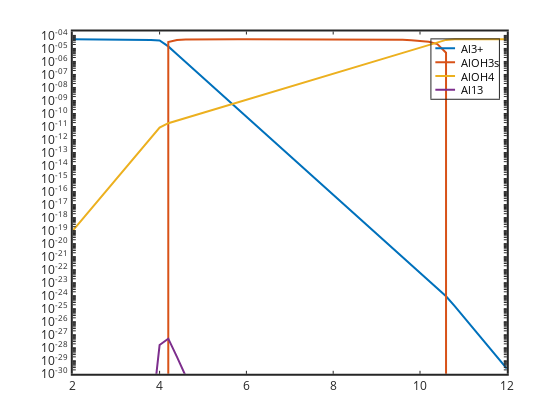

Notebook code cell kept with this figure:
### Code cell
semilogy(pH,Al,'linewidth',2,pH,AlOH3s,'linewidth',2,pH,AlOH4,'linewidth',2, ...
pH,Al13,'linewidth',2)
 set(gca,'linewidth',2,'fontsize',12)
legend('Al3+','AlOH3s','AlOH4','Al13')
axis([2 12 1e-30 2e-4])

### Figure 1 — Plotly figure (JSON) as saved in the notebook; plotly's stock layout.template omitted (floating-point values rounded to 4 significant figures; data arrays with more than 128 entries replaced by an {"elided": "..."} marker saying what was removed)
{"data": [{"line": {"color": "rgb(0,113,188)", "dash": "solid", "width": 2}, "marker": {"color": "rgb(0,113,188)", "line": {"color": "rgb(0,113,188)"}, "size": 6, "symbol": "none"}, "mode": "lines", "name": "Al3+", "showlegend": true, "type": "scatter", "visibility": true, "x": [2, 2.2, 2.4, 2.6, 2.8, 3, 3.2, 3.4, 3.6, 3.8, 4, 4.2, 4.4, 4.6, 4.8, 5, 5.2, 5.4, 5.6, 5.8, 6, 6.2, 6.4, 6.6, 6.8, 7, 7.2, 7.4, 7.6, 7.8, 8, 8.2, 8.4, 8.6, 8.8, 9, 9.2, 9.4, 9.6, 9.8, 10, 10.2, 10.4, 10.6, 10.8, 11, 11.2, 11.4, 11.6, 11.8, 12], "xaxis": "x", "y": [4.989e-05, 4.983e-05, 4.972e-05, 4.956e-05, 4.931e-05, 4.892e-05, 4.831e-05, 4.737e-05, 4.594e-05, 4.385e-05, 4.087e-05, 1.432e-05, 3.597e-06, 9.036e-07, 2.27e-07, 5.702e-08, 1.432e-08, 3.597e-09, 9.036e-10, 2.27e-10, 5.702e-11, 1.432e-11, 3.597e-12, 9.036e-13, 2.27e-13, 5.702e-14, 1.432e-14, 3.597e-15, 9.036e-16, 2.27e-16, 5.702e-17, 1.432e-17, 3.597e-18, 9.036e-19, 2.27e-19, 5.702e-20, 1.432e-20, 3.597e-21, 9.036e-22, 2.27e-22, 5.702e-23, 1.432e-23, 3.597e-24, 9.036e-25, 1.581e-25, 2.506e-26, 3.972e-27, 6.295e-28, 9.976e-29, 1.581e-29, 2.506e-30], "yaxis": "y"}, {"line": {"color": "rgb(216,82,24)", "dash": "solid", "width": 2}, "marker": {"color": "rgb(216,82,24)", "line": {"color": "rgb(216,82,24)"}, "size": 6, "symbol": "none"}, "mode": "lines", "name": "AlOH3s", "showlegend": true, "type": "scatter", "visibility": true, "x": [2, 2.2, 2.4, 2.6, 2.8, 3, 3.2, 3.4, 3.6, 3.8, 4, 4.2, 4.4, 4.6, 4.8, 5, 5.2, 5.4, 5.6, 5.8, 6, 6.2, 6.4, 6.6, 6.8, 7, 7.2, 7.4, 7.6, 7.8, 8, 8.2, 8.4, 8.6, 8.8, 9, 9.2, 9.4, 9.6, 9.8, 10, 10.2, 10.4, 10.6, 10.8, 11, 11.2, 11.4, 11.6, 11.8, 12], "xaxis": "x", "y": [0, 0, 0, 0, 0, 0, 0, 0, 0, 0, 0, 3.057e-05, 4.435e-05, 4.827e-05, 4.943e-05, 4.98e-05, 4.993e-05, 4.997e-05, 4.999e-05, 4.999e-05, 5e-05, 5e-05, 5e-05, 5e-05, 4.999e-05, 4.999e-05, 4.998e-05, 4.997e-05, 4.995e-05, 4.993e-05, 4.989e-05, 4.982e-05, 4.971e-05, 4.955e-05, 4.928e-05, 4.886e-05, 4.82e-05, 4.714e-05, 4.547e-05, 4.282e-05, 3.862e-05, 3.197e-05, 2.142e-05, 4.71e-06, 0, 0, 0, 0, 0, 0, 0], "yaxis": "y"}, {"line": {"color": "rgb(236,176,31)", "dash": "solid", "width": 2}, "marker": {"color": "rgb(236,176,31)", "line": {"color": "rgb(236,176,31)"}, "size": 6, "symbol": "none"}, "mode": "lines", "name": "AlOH4", "showlegend": true, "type": "scatter", "visibility": true, "x": [2, 2.2, 2.4, 2.6, 2.8, 3, 3.2, 3.4, 3.6, 3.8, 4, 4.2, 4.4, 4.6, 4.8, 5, 5.2, 5.4, 5.6, 5.8, 6, 6.2, 6.4, 6.6, 6.8, 7, 7.2, 7.4, 7.6, 7.8, 8, 8.2, 8.4, 8.6, 8.8, 9, 9.2, 9.4, 9.6, 9.8, 10, 10.2, 10.4, 10.6, 10.8, 11, 11.2, 11.4, 11.6, 11.8, 12], "xaxis": "x", "y": [9.954e-20, 6.273e-19, 3.95e-18, 2.484e-17, 1.559e-16, 9.761e-16, 6.081e-15, 3.762e-14, 2.303e-13, 1.387e-12, 8.154e-12, 1.803e-11, 2.858e-11, 4.529e-11, 7.178e-11, 1.138e-10, 1.803e-10, 2.858e-10, 4.529e-10, 7.178e-10, 1.138e-09, 1.803e-09, 2.858e-09, 4.529e-09, 7.178e-09, 1.138e-08, 1.803e-08, 2.858e-08, 4.529e-08, 7.178e-08, 1.138e-07, 1.803e-07, 2.858e-07, 4.529e-07, 7.178e-07, 1.138e-06, 1.803e-06, 2.858e-06, 4.529e-06, 7.178e-06, 1.138e-05, 1.803e-05, 2.858e-05, 4.529e-05, 5e-05, 5e-05, 5e-05, 5e-05, 5e-05, 5e-05, 5e-05], "yaxis": "y"}, {"line": {"color": "rgb(125,46,141)", "dash": "solid", "width": 2}, "marker": {"color": "rgb(125,46,141)", "line": {"color": "rgb(125,46,141)"}, "size": 6, "symbol": "none"}, "mode": "lines", "name": "Al13", "showlegend": true, "type": "scatter", "visibility": true, "x": [2, 2.2, 2.4, 2.6, 2.8, 3, 3.2, 3.4, 3.6, 3.8, 4, 4.2, 4.4, 4.6, 4.8, 5, 5.2, 5.4, 5.6, 5.8, 6, 6.2, 6.4, 6.6, 6.8, 7, 7.2, 7.4, 7.6, 7.8, 8, 8.2, 8.4, 8.6, 8.8, 9, 9.2, 9.4, 9.6, 9.8, 10, 10.2, 10.4, 10.6, 10.8, 11, 11.2, 11.4, 11.6, 11.8, 12], "xaxis": "x", "y": [2.209e-91, 5.456e-85, 1.335e-78, 3.215e-72, 7.559e-66, 1.711e-59, 3.648e-53, 7.096e-47, 1.199e-40, 1.641e-34, 1.652e-28, 4.989e-28, 1.986e-29, 7.907e-31, 3.148e-32, 1.253e-33, 4.989e-35, 1.986e-36, 7.907e-38, 3.148e-39, 1.253e-40, 4.989e-42, 1.986e-43, 7.907e-45, 3.148e-46, 1.253e-47, 4.989e-49, 1.986e-50, 7.907e-52, 3.148e-53, 1.253e-54, 4.989e-56, 1.986e-57, 7.907e-59, 3.148e-60, 1.253e-61, 4.989e-63, 1.986e-64, 7.907e-66, 3.148e-67, 1.253e-68, 4.989e-70, 1.986e-71, 7.907e-73, 2.862e-76, 2.862e-80, 2.862e-84, 2.862e-88, 2.862e-92, 2.862e-96, 2.862e-100], "yaxis": "y"}, {"hoverinfo": "none", "line": {"color": "rgb(0,113,188)", "dash": "solid", "width": 2}, "marker": {"color": "rgb(0,113,188)", "line": {"color": "rgb(0,113,188)"}, "size": 6, "symbol": "none"}, "mode": "lines", "name": "", "showlegend": false, "type": "scatter", "visibility": true, "x": [3, 18], "xaxis": "x2", "y": [6.78, 6.78], "yaxis": "y2"}, {"hoverinfo": "none", "line": {"color": "rgb(216,82,24)", "dash": "solid", "width": 2}, "marker": {"color": "rgb(216,82,24)", "line": {"color": "rgb(216,82,24)"}, "size": 6, "symbol": "none"}, "mode": "lines", "name": "", "showlegend": false, "type": "scatter", "visibility": true, "x": [3, 18], "xaxis": "x2", "y": [17.34, 17.34], "yaxis": "y2"}, {"hoverinfo": "none", "line": {"color": "rgb(236,176,31)", "dash": "solid", "width": 2}, "marker": {"color": "rgb(236,176,31)", "line": {"color": "rgb(236,176,31)"}, "size": 6, "symbol": "none"}, "mode": "lines", "name": "", "showlegend": false, "type": "scatter", "visibility": true, "x": [3, 18], "xaxis": "x2", "y": [27.9, 27.9], "yaxis": "y2"}, {"hoverinfo": "none", "line": {"color": "rgb(125,46,141)", "dash": "solid", "width": 2}, "marker": {"color": "rgb(125,46,141)", "line": {"color": "rgb(125,46,141)"}, "size": 6, "symbol": "none"}, "mode": "lines", "name": "", "showlegend": false, "type": "scatter", "visibility": true, "x": [3, 18], "xaxis": "x2", "y": [38.46, 38.46], "yaxis": "y2"}], "layout": {"annotations": [{"font": {"color": "rgb(0, 0, 0)", "size": 10.8}, "showarrow": false, "text": "Al3+", "x": 21, "xanchor": "left", "xref": "x2", "y": 6.78, "yanchor": "middle", "yref": "y2"}, {"font": {"color": "rgb(0, 0, 0)", "size": 10.8}, "showarrow": false, "text": "AlOH3s", "x": 21, "xanchor": "left", "xref": "x2", "y": 17.34, "yanchor": "middle", "yref": "y2"}, {"font": {"color": "rgb(0, 0, 0)", "size": 10.8}, "showarrow": false, "text": "AlOH4", "x": 21, "xanchor": "left", "xref": "x2", "y": 27.9, "yanchor": "middle", "yref": "y2"}, {"font": {"color": "rgb(0, 0, 0)", "size": 10.8}, "showarrow": false, "text": "Al13", "x": 21, "xanchor": "left", "xref": "x2", "y": 38.46, "yanchor": "middle", "yref": "y2"}], "height": 420, "hovermode": "closest", "margin": {"b": 0, "l": 0, "r": 0, "t": 0}, "plot_bgcolor": "rgba(0, 0, 0, 0)", "showlegend": false, "width": 560, "xaxis": {"anchor": "y", "autorange": false, "domain": [0.13, 0.905], "exponentformat": "none", "gridcolor": "rgba(38,38,38,0.15)", "gridwidth": 2, "linecolor": "rgb(38,38,38)", "linewidth": 2, "mirror": "ticks", "range": [2, 12], "showgrid": false, "showline": true, "side": "bottom", "spikedash": "solid", "spikemode": "across", "spikesides": false, "spikethickness": 1, "tickangle": 0, "tickcolor": "rgb(38,38,38)", "tickfont": {"color": "rgb(38,38,38)", "size": 12}, "ticklen": 3, "ticks": "inside", "ticktext": ["2", "4", "6", "8", "10", "12"], "tickvals": [2, 4, 6, 8, 10, 12], "title": {"font": {"color": "rgb(0, 0, 0)", "size": 13.2}, "text": ""}, "type": "linear", "visible": true, "zeroline": false}, "xaxis2": {"anchor": "y2", "autorange": false, "domain": [0.7704, 0.8909], "exponentformat": "none", "fixedrange": true, "gridcolor": "rgba(38,38,38,0.15)", "gridwidth": 1, "linecolor": "rgb(38,38,38)", "linewidth": 1, "mirror": true, "range": [0, 51.42], "showgrid": false, "showline": true, "showspikes": false, "side": "bottom", "spikedash": "solid", "spikemode": "across", "spikesides": false, "spikethickness": 1, "tickangle": 0, "tickcolor": "rgb(38,38,38)", "tickfont": {"color": "rgb(38,38,38)", "size": 10.8}, "ticklen": 3, "ticks": "", "ticktext": [], "tickvals": [], "title": {"font": {"color": "rgb(0, 0, 0)", "size": 11.88}, "text": ""}, "type": "linear", "visible": true, "zeroline": false}, "yaxis": {"anchor": "x", "autorange": false, "domain": [0.11, 0.925], "exponentformat": "none", "gridcolor": "rgba(38,38,38,0.15)", "gridwidth": 2, "linecolor": "rgb(38,38,38)", "linewidth": 2, "mirror": "ticks", "range": [-30, -3.699], "showgrid": false, "showline": true, "side": "left", "spikedash": "solid", "spikemode": "across", "spikesides": false, "spikethickness": 1, "tickangle": 0, "tickcolor": "rgb(38,38,38)", "tickfont": {"color": "rgb(38,38,38)", "size": 12}, "ticklen": 3, "ticks": "inside", "ticktext": {"elided": "236 str values"}, "tickvals": {"elided": "236 float values"}, "title": {"font": {"color": "rgb(0, 0, 0)", "size": 13.2}, "text": ""}, "type": "log", "visible": true, "zeroline": false}, "yaxis2": {"anchor": "x2", "autorange": false, "domain": [0.7648, 0.9062], "exponentformat": "none", "fixedrange": true, "gridcolor": "rgba(38,38,38,0.15)", "gridwidth": 1, "linecolor": "rgb(38,38,38)", "linewidth": 1, "mirror": true, "range": [45.24, 0], "showgrid": false, "showline": true, "showspikes": false, "side": "left", "spikedash": "solid", "spikemode": "across", "spikesides": false, "spikethickness": 1, "tickangle": 0, "tickcolor": "rgb(38,38,38)", "tickfont": {"color": "rgb(38,38,38)", "size": 10.8}, "ticklen": 3, "ticks": "", "ticktext": [], "tickvals": [], "title": {"font": {"color": "rgb(0, 0, 0)", "size": 11.88}, "text": ""}, "type": "linear", "visible": true, "zeroline": false}}}
